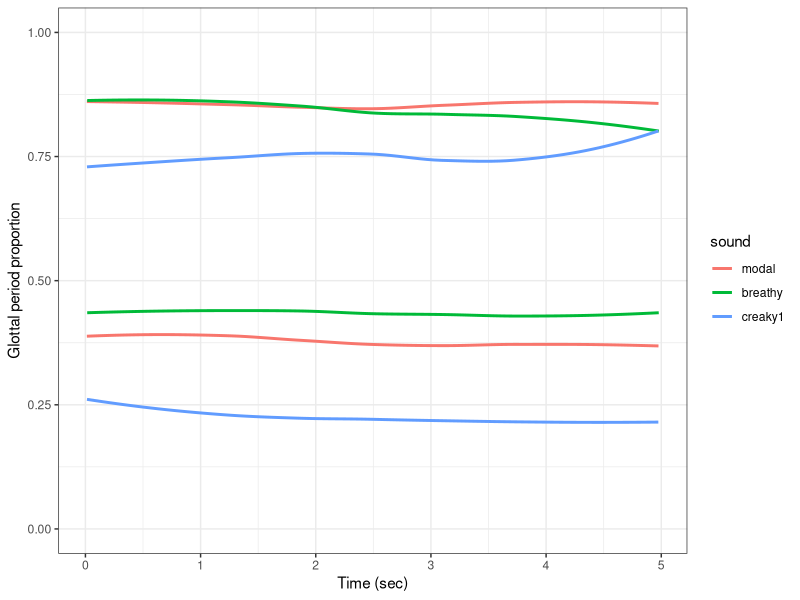

Here is the R script that generated this plot:
## ---- chunk 1
knitr::opts_chunk$set(echo = FALSE)
knitr::opts_knit$set(root.dir=normalizePath("../"))
library(readr)
library(tidyr)
library(tidyverse)
library(dplyr)
library(ggplot2)
theme_set(theme_bw())
library(gss)
## ---- chunk 2
degg <- read_csv("tracegram/degg-tracing.csv")
degg.all <- degg %>%
    mutate_if(is.character, factor) %>%
    mutate(sound = factor(sound, levels = c("modal", "breathy", "creaky1", "mod2bre", "mod2bre2mod")))

degg <- filter(degg.all, sound != "creaky2" & sound != "mod2bre" & sound != "mod2bre2mod")
degg.contour <- filter(degg.all, sound != "modal" & sound != "breathy" & sound != "creaky1")
## ---- chunk 3
ggplot(degg, aes(x = time, colour = sound)) +
    geom_smooth(aes(y = maximum), size = 1, alpha = 0.2, se = FALSE) +
    geom_smooth(aes(y = minimum), size = 1, alpha = 0.2, se = FALSE) +
    ylim(0, 1) +
    xlab("Time (sec)") + ylab("Glottal period proportion")
